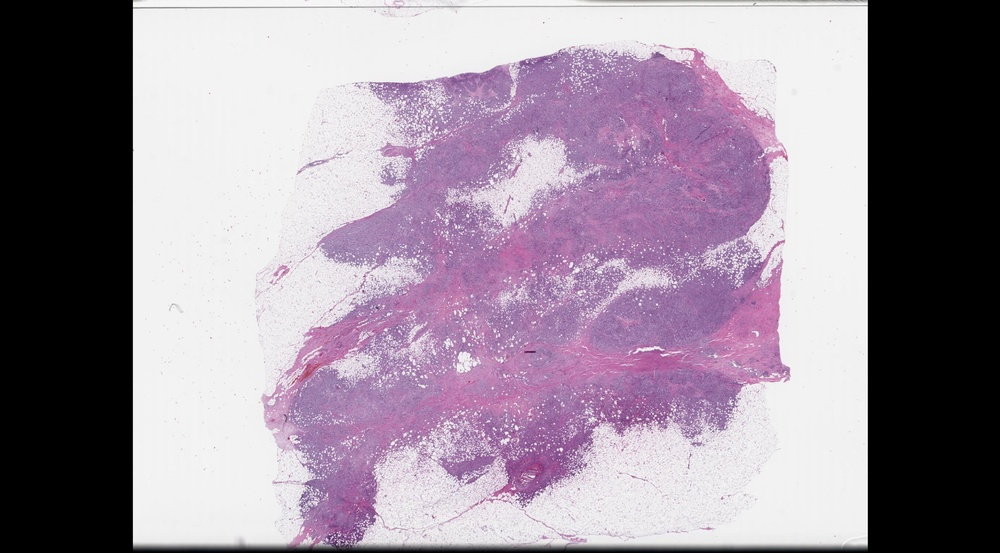
#> input picture test3.jpeg, 1000 x 553 px, shrunk from 2778 x 1536 before the run
$ python -i compare.py   (imports and definitions only)
#> lines starting #> are read from the running program, lines starting #| are printed output that depends on the picture
### deconvolution_processing.py
from deconvolution import Deconvolution
from normalization import Normalization
from wavelet import Wavelet
from ruifork import Ruifork
import cv2
from sklearn.decomposition import FastICA
import numpy as np
from normalization import Normalization

class Process:
    @staticmethod
    def process_image(image, visualise=True, method='wavelet', normalization_method = None, target_image=None,  threshold=0.15):
        image_rgb = cv2.cvtColor(image, cv2.COLOR_BGR2RGB)

        if normalization_method is not None:
            if target_image is None:
                raise ValueError('target_image is required')
            target_rgb = cv2.cvtColor(target_image, cv2.COLOR_BGR2RGB)
            normalizer = Normalization(target_rgb)
            normalizer.extract_target_stains_stats()
            image_rgb = normalizer.normalize(image_rgb, method=normalization_method)

        og_shape = image_rgb.shape
        image_od = Deconvolution.convert_OD(image_rgb)
        od_flat = image_od.reshape(-1, 3)
        method = method.lower()
        valid_methods = ['wavelet', 'ruifork', 'reference']
        if method not in valid_methods:
            raise ValueError(f"Unknown method: {method}. Choose from {valid_methods}")

        if method == 'wavelet':
            wavelet_bands = Wavelet.wavelet_decomposition(image_od, levels=3)
            three_channel_bands = Wavelet.prep_3_channel(wavelet_bands, og_shape[:2])
            selected_bands = Wavelet.select_best_bands(
                three_channel_bands,
                num_bands_to_select=20,
                variance_threshold=1e-10,
                plot_selection=False
            )

            if selected_bands is not None:
                ica_matrix, _ = Wavelet.prepare_ica(selected_bands, image_od)
                stain_matrix, _ = Wavelet.estimate_stain_matrix(ica_matrix, od_flat, n_comp=2)
            else:
                ica = FastICA(n_components=2, random_state=42, max_iter=1000)
                ica_components = ica.fit_transform(od_flat)
                stain_matrix = ica.mixing_
        elif method == 'reference':
            stain_matrix = np.array([
                [0.65, 0.07],
                [0.70, 0.99],
                [0.29, 0.11]
            ])
        elif method == 'ruifork':
            stain_matrix = Ruifork.estimate_stain_matrix(od_flat, threshold=threshold)
        else:
            raise ValueError(f"Nieznana metoda: {method}")
        stain_matrix = Deconvolution.normalize_stain_matrix(stain_matrix)
        concentrations = Deconvolution.deconv_stains(od_flat, stain_matrix)
        reconstructed_image = Deconvolution.reconstruct(concentrations, stain_matrix, og_shape)
        stain_images = Deconvolution.extract_individual_stains(concentrations, stain_matrix, og_shape)

        if visualise:
            Deconvolution.visualise_image(image_rgb, reconstructed_image, stain_images, concentrations)

        return stain_images, stain_matrix, concentrations

### deconvolution.py
import numpy as np
import matplotlib.pyplot as plt

class Deconvolution:
    @staticmethod
    def convert_OD(image, I_0=255):
        image = np.clip(image.astype(np.float64), 1, None)
        od_image = -np.log10(image / I_0)
        return od_image

    @staticmethod
    def deconv_stains(od_flat, stain_matrix):
        if stain_matrix.shape[0] != 3:
            stain_matrix = stain_matrix.T
        stain_matrix_inv = np.linalg.pinv(stain_matrix)
        concentration = np.dot(od_flat, stain_matrix_inv.T)
        return concentration

    @staticmethod
    def reconstruct(concentration, stain_matrix, og_shape):
        od_recon = np.dot(concentration, stain_matrix.T)
        rgb_recon = 255 * np.exp(-od_recon)
        rgb_recon = np.clip(rgb_recon, 0, 255).astype(np.uint8)
        rgb_recon = rgb_recon.reshape(og_shape)

        return rgb_recon

    @staticmethod
    def extract_individual_stains(concentration, stain_matrix, og_shape, ):
        stain_images = []
        for i in range(stain_matrix.shape[1]):
            od_single = np.outer(concentration[:, i], stain_matrix[:, i])
            od_single = np.clip(od_single, 0, None)
            rgb_single = 255 * np.exp(-od_single)
            rgb_single = np.clip(rgb_single, 0, 255).astype(np.uint8)
            rgb_single = rgb_single.reshape(og_shape)
            stain_images.append(rgb_single)

        return stain_images

    @staticmethod
    def normalize_stain_matrix(stain_matrix):
        stain_matrix = stain_matrix / np.linalg.norm(stain_matrix, axis=0)

        for i in range(stain_matrix.shape[1]):
            if stain_matrix[:, i].sum() < 0:
                stain_matrix[:, i] *= -1
        order = []
        for i in range(stain_matrix.shape[1]):
            r, g, b = stain_matrix[:, i]
            if b > r:
                order.insert(0, i)
            else:
                order.append(i)

        stain_matrix = stain_matrix[:, order]

        return stain_matrix

    # [37 lines left out: functions image_diff, visualise_image, not called in this run]

### wavelet.py
import cv2
import pywt
import numpy as np
from scipy import stats
from sklearn.decomposition import FastICA
from sklearn.linear_model import LinearRegression
from deconvolution import Deconvolution

class Wavelet():
    def __init__(self):
        pass

    @staticmethod
    def wavelet_decomposition(od_image, wavelet='haar', levels=5):
        all_bands = []
        for i in range(3):
            channel = od_image[:, :, i]
            channel_bands = []

            coeffs = pywt.wavedec2(channel, wavelet, level=levels)
            approximation = coeffs[0]
            channel_bands.append(('approx', approximation))

            for level_idx in range(1, len(coeffs)):
                h, v, d = coeffs[level_idx]
                channel_bands.append((f'h{level_idx}', h))
                channel_bands.append((f'v{level_idx}', v))
                channel_bands.append((f'd{level_idx}', d))

            all_bands.append(channel_bands)
        return all_bands

    @staticmethod
    def prep_3_channel(wavelet_bands, original_shape):
        band_types = {}
        for channel_idx, channel_bands in enumerate(wavelet_bands):
            for band_name, band_data in channel_bands:
                if band_name not in band_types:
                    band_types[band_name] = [None, None, None]
                if band_data.shape != original_shape:
                    resized_data = cv2.resize(band_data, (original_shape[1], original_shape[0]),
                                              interpolation=cv2.INTER_CUBIC)
                    band_types[band_name][channel_idx] = resized_data
                else:
                    band_types[band_name][channel_idx] = band_data

        three_channel_bands = []

        for band_name, channel_data in band_types.items():
            if all(data is not None for data in channel_data):
                three_channel_band = np.stack(channel_data, axis=-1)
                three_channel_bands.append((band_name, three_channel_band))

        return three_channel_bands

    @staticmethod
    def select_best_bands(three_channel_bands, num_bands_to_select=20, variance_threshold=1e-4, plot_selection=False):
        band_data = []
        kurtosis_values = []
        variance_values = []
        band_names = []

        for band_name, band in three_channel_bands:
            flat_band = band.ravel()
            band_variance = np.var(flat_band)
            if band_variance < variance_threshold:
                continue

            normalized_band = (flat_band - np.mean(flat_band)) / (np.std(flat_band) + 1e-10)
            kurt = stats.kurtosis(normalized_band)
            band_data.append((band_name, band))
            kurtosis_values.append(abs(kurt))
            variance_values.append(band_variance)
            band_names.append(band_name)

        if not band_data:
            return None

        num_available = len(band_data)
        if num_bands_to_select > num_available:
            num_bands_to_select = num_available

        selected_indices = np.argsort(kurtosis_values)[-num_bands_to_select:]
        selected_bands = [band_data[i] for i in selected_indices]

        return selected_bands

    @staticmethod
    def prepare_ica(selected_bands, image_od):
        ica_data = []
        target_size = image_od.shape[0] * image_od.shape[1]
        for band_name, band_data in selected_bands:
            flat_band = band_data.reshape(-1)

            if len(flat_band) != target_size:
                original_shape = band_data.shape[:2]

                scale_factor = np.sqrt(target_size / len(flat_band))
                new_shape = (int(original_shape[0] * scale_factor),
                             int(original_shape[1] * scale_factor))

                resized_band = cv2.resize(band_data, (new_shape[1], new_shape[0]),
                                          interpolation=cv2.INTER_CUBIC)
                flat_band = resized_band.reshape(-1)

                if len(flat_band) > target_size:
                    flat_band = flat_band[:target_size]
                elif len(flat_band) < target_size:
                    flat_band = np.pad(flat_band, (0, target_size - len(flat_band)),
                                       mode='constant')

            ica_data.append(flat_band)

        ica_matrix = np.column_stack(ica_data)
        od_flat = image_od.reshape(-1, 3)

        if ica_matrix.shape[0] != od_flat.shape[0]:
            raise ValueError(
                f"Inconsistent sizes after processing: ICA matrix has {ica_matrix.shape[0]} samples, OD has {od_flat.shape[0]} samples")

        return ica_matrix, od_flat

    @staticmethod
    def estimate_stain_matrix(ica_matrix, od_flat, n_comp=2):
        ica = FastICA(n_components=n_comp, random_state=42, max_iter=1000)
        components = ica.fit_transform(ica_matrix)

        stain_matrix = np.zeros((3, n_comp))

        regressor = LinearRegression(fit_intercept=False)

        for channel_idx in range(3):
            regressor.fit(components, od_flat[:, channel_idx])
            stain_matrix[channel_idx, :] = regressor.coef_

        return stain_matrix, components

    # [10 lines left out: function recon_and_vis, not called in this run]

### ruifork.py
from sklearn.decomposition import PCA
import numpy as np

class Ruifork():

    @staticmethod
    def estimate_stain_matrix(od_flat, threshold=0.05, n_components=2):

        foreground_mask = np.linalg.norm(od_flat, axis=1) > threshold
        od_foreground = od_flat[foreground_mask]
        pca = PCA(n_components=n_components)
        pca.fit(od_foreground)
        M = pca.components_.T

        return M

### compare.py
import os
import time
import cv2
import matplotlib.pyplot as plt
import numpy as np
from deconvolution import Deconvolution
from deconvolution_processing import Process
from normalization import Normalization


class Compare:

    # [162 lines left out: functions compare_methods, compare_clustering_methods, not called in this run]

    @staticmethod
    def calculate_stain_metrics(stain_images, concentrations, stain_matrix, original_image):
        metrics = {}

        if stain_images is None or len(stain_images) == 0:
            return metrics
        for idx, stain_img in enumerate(stain_images):
            gray_stain = cv2.cvtColor(stain_img, cv2.COLOR_RGB2GRAY)
            metrics[f'stain_{idx}_contrast'] = np.std(gray_stain)
            metrics[f'stain_{idx}_mean'] = np.mean(gray_stain)

        if len(stain_images) >= 2:
            stain1_gray = cv2.cvtColor(stain_images[0], cv2.COLOR_RGB2GRAY)
            stain2_gray = cv2.cvtColor(stain_images[1], cv2.COLOR_RGB2GRAY)

            between_class_var = np.var(np.concatenate([stain1_gray.flatten(), stain2_gray.flatten()]))
            metrics['between_class_variance'] = between_class_var

            correlation = np.corrcoef(stain1_gray.flatten(), stain2_gray.flatten())[0, 1]
            metrics['stain_correlation'] = abs(correlation)
        try:
            reconstructed = Deconvolution.reconstruct(concentrations, stain_matrix, original_image.shape)
            mse = np.mean((original_image.astype(float) - reconstructed.astype(float)) ** 2)
            metrics['reconstruction_mse'] = mse

            if mse > 0:
                metrics['psnr'] = 20 * np.log10(255.0 / np.sqrt(mse))
        except:
            metrics['reconstruction_mse'] = float('inf')
            metrics['psnr'] = 0

        for idx, stain_img in enumerate(stain_images):
            gray_stain = cv2.cvtColor(stain_img, cv2.COLOR_RGB2GRAY)
            hist = cv2.calcHist([gray_stain], [0], None, [256], [0, 256])
            hist = hist / hist.sum()
            entropy = -np.sum(hist * np.log2(hist + 1e-10))
            metrics[f'stain_{idx}_entropy'] = entropy

        return metrics

    # [89 lines left out: function analyze_clustering_results, not called in this run]

    @staticmethod
    def quantitative_comparison(image, target_image=None, save_dir=None):
        deconv_methods = ['wavelet', 'ruifork', 'reference']
        norm_methods = ['stain_specific', 'reinhard', 'all_pixel_quantile', 'colour_map_quantile', None]

        results = {}
        timing_results = {}
        image_rgb = cv2.cvtColor(image, cv2.COLOR_BGR2RGB)

        target_rgb = None
        if target_image is not None:
            target_rgb = cv2.cvtColor(target_image, cv2.COLOR_BGR2RGB)

        for deconv_method in deconv_methods:
            for norm_method in norm_methods:
                method_name = f'{deconv_method}_{norm_method if norm_method else "none"}'
                start_time = time.time()

                try:
                    print(f"Processing: {method_name}")
                    if norm_method is not None and target_rgb is not None:
                        normalizer = Normalization(target_rgb)
                        normalizer.extract_target_stains_stats()
                        normalized_image = normalizer.normalize(image_rgb, method=norm_method)
                    else:
                        normalized_image = image_rgb

                    stain_images, stain_matrix, concentrations = Process.process_image(
                        cv2.cvtColor(normalized_image, cv2.COLOR_RGB2BGR),
                        visualise=False,
                        method=deconv_method,
                        normalization_method=None
                    )

                    metrics = Compare.calculate_stain_metrics(stain_images, concentrations, stain_matrix, image_rgb)
                    results[method_name] = metrics

                except Exception as e:
                    print(f"Error with {deconv_method}_{norm_method}: {e}")
                    results[method_name] = {'error': str(e)}

                end_time = time.time()
                timing_results[method_name] = end_time - start_time

        return results, timing_results

    # [218 lines left out: functions plot_quantitative_results, plot_timing_results, analyze_timing_performance, generate_comprehensive_analysis, not called in this run]

>>> import cv2
>>> picture = cv2.imread('test3.jpeg')
#> picture is the input picture: shape (553, 1000, 3); mean B, G, R 154.2, 139.9, 153.4
>>> result = Compare().quantitative_comparison(picture)
#> the loop in quantitative_comparison, `for deconv_method in deconv_methods:` made 3 passes
#> pass 1, in convert_OD, `od_image = -np.log10(image / I_0)`:
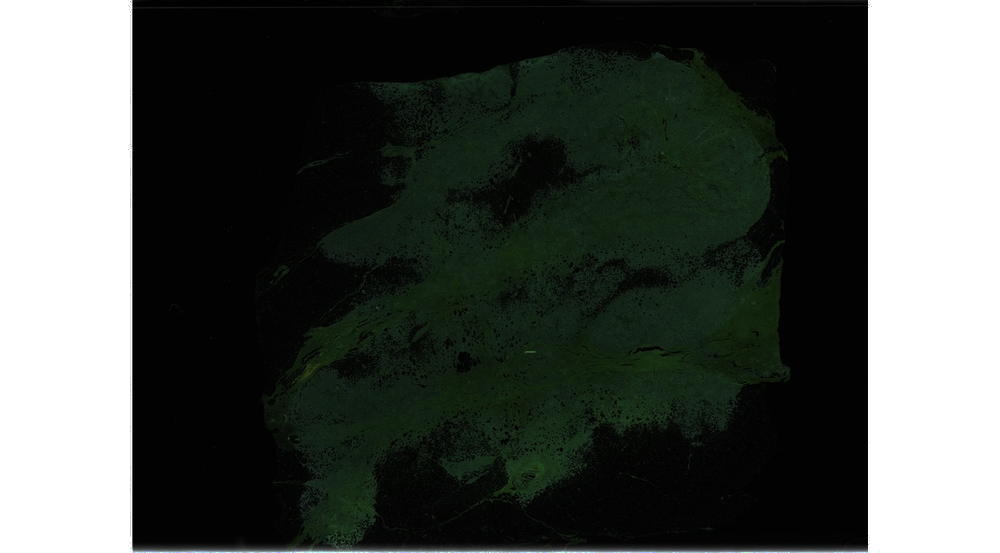
#> od_image: shape (553, 1000, 3) float64; mean of channels 0, 1, 2 0.71, 0.749, 0.707; drawn with min black and max white
#> pass 1, in reconstruct, `rgb_recon = rgb_recon.reshape(og_shape)`:
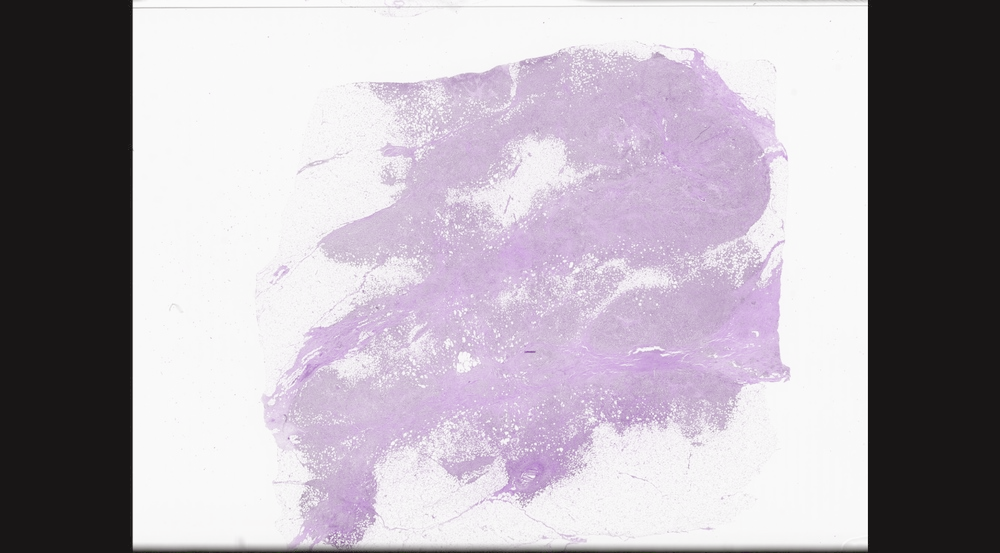
#> rgb_recon: shape (553, 1000, 3); mean of channels 0, 1, 2 177.4, 168.7, 175.7; drawn as B, G, R
#> after the loop in quantitative_comparison, `for deconv_method in deconv_methods:`: results = 15 items

$ run again, on test2.png
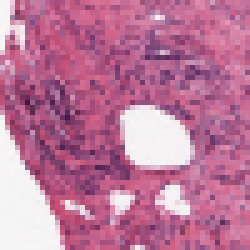
#> input picture test2.png, 50 x 50 px (shown 5 times larger)
#> picture is the input picture: shape (50, 50, 3); mean B, G, R 154.1, 118.7, 188.7
#> the loop in quantitative_comparison, `for deconv_method in deconv_methods:` made 3 passes
#> pass 1, in convert_OD, `od_image = -np.log10(image / I_0)`:
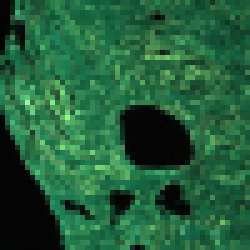
#> od_image: shape (50, 50, 3) float64 (shown 5 times larger); mean R, G, B 0.139, 0.373, 0.233
#> pass 1, in reconstruct, `rgb_recon = rgb_recon.reshape(og_shape)`:
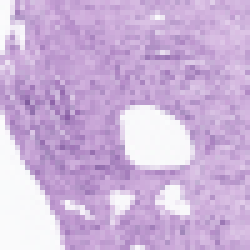
#> rgb_recon: shape (50, 50, 3) (shown 5 times larger); mean of channels 0, 1, 2 218, 178.3, 204.9; drawn as B, G, R
#> after the loop in quantitative_comparison, `for deconv_method in deconv_methods:`: results = 15 items
